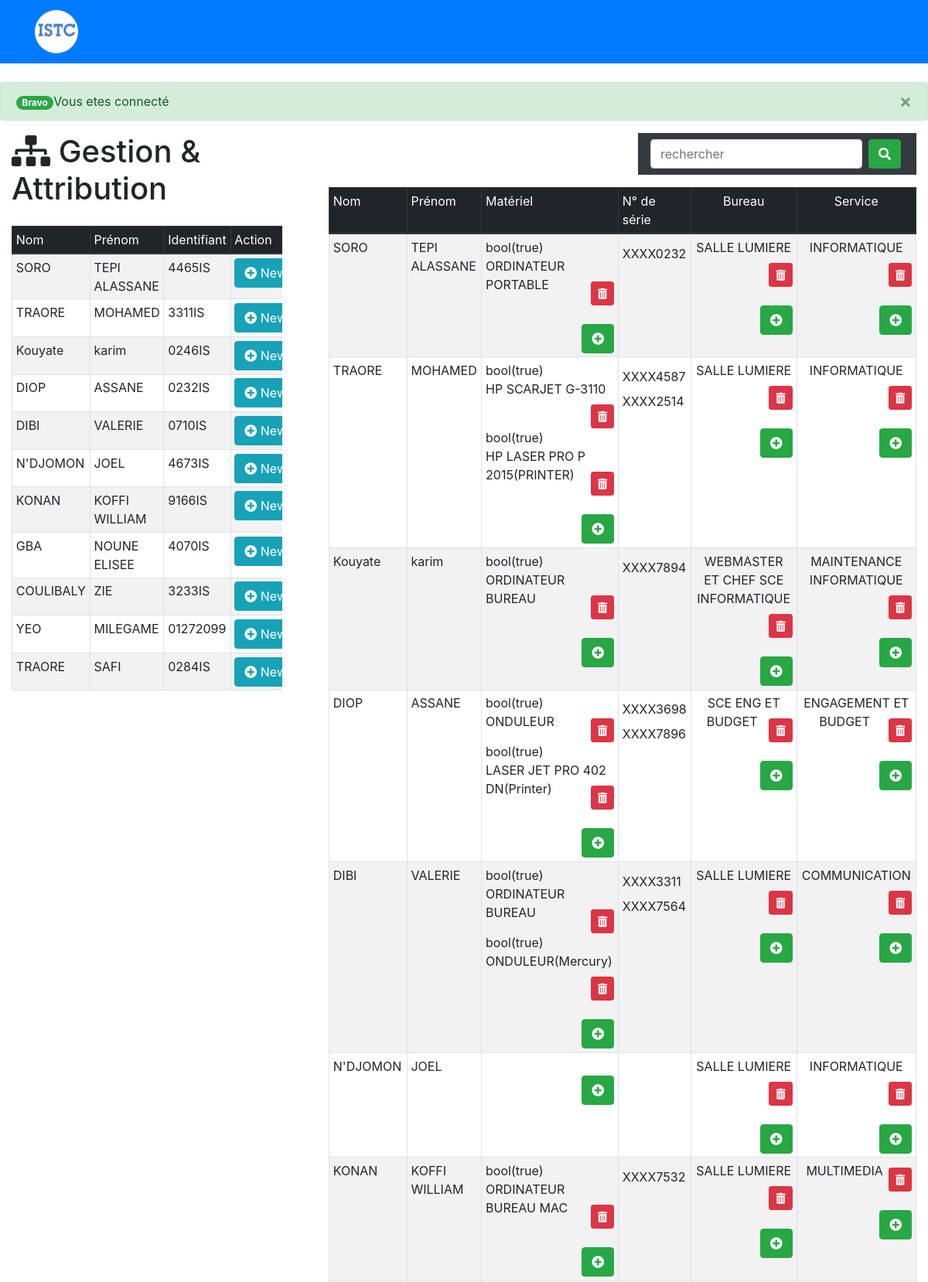
/pages/attribut.php (signed in, upper part), run on the app's committed database.
### tables this page shows
CREATE TABLE IF NOT EXISTS `employe` (
  `id_user` int(11) NOT NULL AUTO_INCREMENT,
  `identifiant` varchar(30) NOT NULL,
  `nom_employe` varchar(255) NOT NULL,
  `prenom` varchar(255) NOT NULL,
  `role` varchar(255) DEFAULT NULL,
  `mot_de_passe` text NOT NULL,
  `id_grade` int(11) NOT NULL,
  `id_fonc` int(11) NOT NULL,
  `email` varchar(255) NOT NULL,
  PRIMARY KEY (`id_user`),
  KEY `id_grade` (`id_grade`),
  KEY `id_fonc` (`id_fonc`)
);

CREATE TABLE IF NOT EXISTS `affecter` (
  `id` int(11) NOT NULL AUTO_INCREMENT,
  `date_affectation` datetime DEFAULT NULL,
  `id_user` int(11) NOT NULL,
  `id_mat` int(11) NOT NULL,
  PRIMARY KEY (`id`),
  KEY `id_user` (`id_user`,`id_mat`)
);

CREATE TABLE IF NOT EXISTS `materiel` (
  `id` int(11) NOT NULL AUTO_INCREMENT,
  `n_serie` varchar(255) NOT NULL,
  `date_mise_service` datetime NOT NULL,
  `type_mat` varchar(255) NOT NULL,
  `id_inter` int(11) DEFAULT NULL,
  `id_service` int(11) NOT NULL,
  `id_incident` int(11) NOT NULL,
  PRIMARY KEY (`id`),
  KEY `id_inter` (`id_inter`),
  KEY `id_service` (`id_service`),
  KEY `id_incident` (`id_incident`)
);

CREATE TABLE IF NOT EXISTS `bureau` (
  `id_bureau` int(11) NOT NULL AUTO_INCREMENT,
  `nom_bureau` varchar(255) NOT NULL,
  `Localisation` varchar(255) NOT NULL,
  PRIMARY KEY (`id_bureau`)
);

CREATE TABLE IF NOT EXISTS `service` (
  `id_service` int(11) NOT NULL AUTO_INCREMENT,
  `nom_service` varchar(255) NOT NULL,
  `description` varchar(255) NOT NULL,
  `id_bureau` int(11) NOT NULL,
  PRIMARY KEY (`id_service`),
  KEY `id_bureau` (`id_bureau`)
);

### pages/attribut.php (the view, shortened to what this page needs)
<?php
include('functions.php');
	$employe = $db->query("SELECT * FROM employe ");
	$employe1 = $db->query("SELECT * FROM employe ");
  $materiels = $db->prepare("SELECT * FROM materiel WHERE id = ?");
  $affecter = $db->prepare("SELECT * FROM affecter WHERE id_user = ?");
  $occuper = $db->prepare("SELECT * FROM occupe WHERE id_user = ?");
  $travailler = $db->prepare("SELECT * FROM travail WHERE id_user = ?");
  $services = $db->prepare("SELECT * FROM service WHERE id_service = ?");
  $bureaux = $db->prepare("SELECT * FROM bureau WHERE id_bureau = ?");
  $materiels2 = $db->prepare("SELECT * FROM materiel WHERE id = ?");
  $affecter1 = $db->prepare("SELECT * FROM affecter WHERE id_user = ?");
?>
<!doctype html>
<html lang="en">
	<?php require("../header/header.php"); ?>
<body>
      <?php  require("../nav/nav_Bureau.php"); ?>
      <?php if(!empty($_SESSION['success'])):?>
               <div class="alert  alert-success alert-dismissible fade show" role="alert">
                   <span class="badge badge-pill badge-success">Bravo</span><?php echo $_SESSION['success']; ?>
                   <button type="button" class="close" data-dismiss="alert" aria-label="Close">
                      <span aria-hidden="true">&times;</span>
                   </button>
               </div>
      <?php endif ?>
    <div class="row">
      <div class="col-sm-4">
        <div class="container">
          <h1><i class="fas fa-sitemap"></i> Gestion & Attribution</h1>
          <div class="table-responsive">
            <table class="table table-sm mt-3 table-bordered table-striped">
              <thead class="table-dark">
                <tr>
                  <td scope="col">Nom</td>
                  <td scope="col">Prénom</td>
                  <td scope="col">Identifiant</td>
                  <td scope="col">Action</td>
                </tr>
              </thead>
              <tbody class="">
                <?php while($em=$employe->fetch()):?>
                  <tr>
                    <td><?php echo $em['nom_employe'];?></td>
                    <td><?php echo $em['prenom'];?></td>
                    <td><?php echo $em['identifiant'];?></td>
                    <td>
                      <span>
                        <a href="modifier_attribut.php?attribuer=<?php echo $em['id_user'] ?>" class="btn btn-info"><i class="fas fa-plus-circle"></i> New attribution</a>
                      </span>
                    </td>
                  </tr>
                <?php endwhile ?>
              </tbody>
            </table>
          </div>
        </div>
      </div>
      <div class="col-sm-8">
        <div class="container">
	 	      <nav class="navbar navbar-expand-sm bg-dark navbar-dark float-right">
	 		      <form class="form-inline " action="" method="POST">
	 			      <input type="text" name="search" class="form-control mr-sm-2" placeholder="rechercher">
	 			      <button class="btn btn-success mr-1" type="submit"><i class="fas fa-search"></i></button>
            </form>
	 	      </nav>
          <div class="clearfix"></div>
          <div class="table-responsive">
	 	        <table class="table table-sm mt-3 table-bordered table-striped">
			        <thead class="table-dark">
				        <tr>
        					<td scope="col">Nom</td>
        					<td scope="col">Prénom</td>
        					<td scope="col">Matériel</td>
        					<td scope="col">N° de série</td>
        					<td scope="col" align="center">Bureau</td>
        					<td scope="col" align="center">Service</td>
				        </tr>
			        </thead>
			        <tbody class="">
				        <?php while($em1=$employe1->fetch()):?>
					        <?php
                    $affecter->execute(array($em1['id_user']));
                    $affecter1->execute(array($em1['id_user']));
                    $occuper->execute(array($em1['id_user']));
                    $travailler->execute(array($em1['id_user']));
					        ?>
					      <tr>
						      <td><?php echo $em1['nom_employe'];?></td>
						      <td><?php echo $em1['prenom'];?></td>
                  <td>
                    <?php while($affec=$affecter->fetch()):?>
  							      <?php
  							        var_dump($materiels->execute(array($affec['id_mat'])));
  							      ?>
  							      <?php while($mat=$materiels->fetch()):?>
  								      <div><?php echo $mat['type_mat']." "; ?><span class="float-right mt-2"><a type="button" role="button" href="attribut.php?id_materiel=<?php echo $mat['id'] ;?>&id_user=<?php echo $em1['id_user'] ;?>" class="btn btn-danger btn-sm"><i class="fas fa-trash-alt"></i></a><span></div><div class="clearfix"></div>
                      <?php endwhile?>
                    <?php endwhile?>
  						      <br>
  				          <button type="button" class="btn btn-success float-right" data-toggle="modal" data-target="#exampleModal<?php echo $em1['id_user'];?>" data-whatever="@getbootstrap" ><i class="fas fa-plus-circle"></i></button>
  					       </div><div class="clearfix"></div>
					        </td>
  						    <td>
                    <?php while($affec1=$affecter1->fetch()):?>
    							    <?php
                        $ok = $materiels2->execute(array($affec1['id_mat']));
    							    ?>
    							    <?php while($mat=$materiels2->fetch()):?>
    								    <div class="mt-2"><?php echo $mat['n_serie']; ?></div>
                      <?php endwhile?>
                    <?php endwhile?>
                  </td>
  						    <td align="center">
                    <?php while($travail=$travailler->fetch()):?>
                      <?php
                        $bureaux->execute(array($travail['id_bureau']));
                      ?>
                      <?php while($bur = $bureaux->fetch()):?>
                        <div><?php echo $bur['nom_bureau']." "; ?><span class="float-right mt-2"><a type="button" role="button" href="attribut.php?id_bureau=<?php echo $bur['id_bureau'] ;?>&id_user=<?php echo $em1['id_user'] ;?>" class="btn btn-danger btn-sm"><i class="fas fa-trash-alt"></i></a><span></div><div class="clearfix"></div>
                      <?php endwhile?>
                    <?php endwhile?>
                    <br>
                    <button type="button" class="btn btn-success float-right" data-toggle="modal" data-target="#exampleModal2<?php echo $em1['id_user'];?>" data-whatever="@getbootstrap" ><i class="fas fa-plus-circle"></i></button>
                  </td>
  						    <td align="center">
                    <?php while($occupe=$occuper->fetch()):?>
  							      <?php
  							        $services->execute(array($occupe['id_service']));
  							      ?>
    							    <?php while($serv=$services->fetch()):?>
    								    <div><?php echo $serv['nom_service']." "; ?><span class="float-right mt-2"><a type="button" role="button" href="attribut.php?id_service=<?php echo $serv['id_service'] ;?>&id_user=<?php echo $em1['id_user'] ;?>" class="btn btn-danger btn-sm"><i class="fas fa-trash-alt"></i></a><span></div><div class="clearfix"></div>
    							    <?php endwhile?>
                    <?php endwhile?>
                    <br>
  				          <button type="button" class="btn btn-success float-right" data-toggle="modal" data-target="#exampleModal1<?php echo $em1['id_user'];?>" data-whatever="@getbootstrap" ><i class="fas fa-plus-circle"></i></button>
  						      </div>
                    </div><div class="clearfix"></div>
                  </td>
					      </tr>
				        <?php endwhile ?>
</body>
</html>

### data on the page
employe: nom_employe "SORO", prenom "TEPI ALASSANE", identifiant "4465IS"
employe: nom_employe "TRAORE", prenom "MOHAMED", identifiant "3311IS"
employe: nom_employe "Kouyate", prenom "karim", identifiant "0246IS"
employe: nom_employe "DIOP", prenom "ASSANE", identifiant "0232IS"
employe: nom_employe "DIBI", prenom "VALERIE", identifiant "0710IS"
employe: nom_employe "N'DJOMON", prenom "JOEL", identifiant "4673IS"
employe: nom_employe "KONAN", prenom "KOFFI WILLIAM", identifiant "9166IS"
employe: nom_employe "GBA", prenom "NOUNE ELISEE", identifiant "4070IS"
employe: nom_employe "COULIBALY", prenom "ZIE", identifiant "3233IS"
employe: nom_employe "YEO", prenom "MILEGAME", identifiant "01272099"
employe: nom_employe "TRAORE", prenom "SAFI", identifiant "0284IS"
affecter: value "bool(true)"
materiel: type_mat "ORDINATEUR PORTABLE", n_serie "XXXX0232"
bureau: nom_bureau "SALLE LUMIERE"
service: nom_service "INFORMATIQUE"
affecter: value "bool(true)"
materiel: type_mat "HP SCARJET G-3110", n_serie "XXXX4587"
affecter: value "bool(true)"
materiel: type_mat "HP LASER PRO P 2015(PRINTER)", n_serie "XXXX2514"
affecter: value "bool(true)"
materiel: type_mat "ORDINATEUR BUREAU", n_serie "XXXX7894"
bureau: nom_bureau "WEBMASTER ET CHEF SCE INFORMATIQUE"
service: nom_service "MAINTENANCE INFORMATIQUE"
affecter: value "bool(true)"
materiel: type_mat "ONDULEUR", n_serie "XXXX3698"
affecter: value "bool(true)"
materiel: type_mat "LASER JET PRO 402 DN(Printer)", n_serie "XXXX7896"
bureau: nom_bureau "SCE ENG ET BUDGET"
service: nom_service "ENGAGEMENT ET BUDGET"
affecter: value "bool(true)"
materiel: type_mat "ORDINATEUR BUREAU", n_serie "XXXX3311"
affecter: value "bool(true)"
materiel: type_mat "ONDULEUR(Mercury)", n_serie "XXXX7564"
service: nom_service "COMMUNICATION"
affecter: value "bool(true)"
materiel: type_mat "ORDINATEUR BUREAU MAC", n_serie "XXXX7532"
service: nom_service "MULTIMEDIA"

### other printed values
$_SESSION['success'] "Vous etes connecté"
